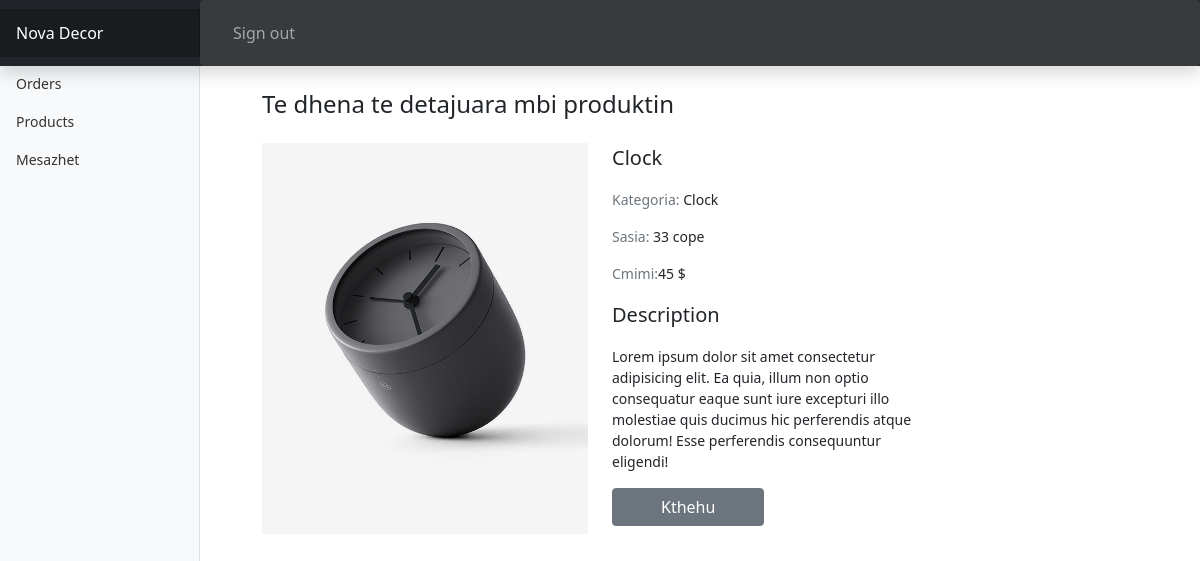
The app's page /login/admin/view.php?view=1 with its own data.
### tables this page shows
CREATE TABLE `products` (
  `product_id` int(11) NOT NULL,
  `name` varchar(100) DEFAULT NULL,
  `price` int(100) DEFAULT NULL,
  `image` varchar(250) DEFAULT NULL,
  `quantity` int(100) DEFAULT NULL,
  `description` text NOT NULL,
  `cat_id` int(11) NOT NULL
);

CREATE TABLE `category` (
  `category_id` int(11) NOT NULL,
  `name` text NOT NULL,
  `image` varchar(225) NOT NULL,
  `imageS3` varchar(225) NOT NULL
);

### login/admin/view.php (the view, shortened to what this page needs)
<?php
include 'headers.php';
include "../includes/connect.php";
if(isset($_GET['view'])){
    $id = $_GET['view'];
    $sql= "SELECT p.product_id,p.name , p.quantity, p.price , p.description , p.image, p.cat_id ,c.name AS category_name FROM products p,category c
WHERE product_id = $id AND p.cat_id= c.category_id ";
    $result =  mysqli_query($conn,$sql);
            if(mysqli_num_rows($result) == 1){
                $row = mysqli_fetch_array($result, MYSQLI_ASSOC);
            }
        }
?>
<!DOCTYPE html>
<html lang="en">
<head>
</head>
<body>
<div class="container-fluid">
  <div class="row d-flex justify-content-center mb-3 mt-4">
    <?php include 'sidebars.php';?>
     <div class="col-lg-7 col-12">
        <h4 class="mb-4">Te dhena te detajuara mbi produktin</h4>
        <div class="row">
             <div class="col-lg-6">
                <img class="img-fluid " src="uploaded_img/<?php echo $row['image']; ?>" alt="">
            </div>
            <div class="col-lg-6">
                    <p class="lead"><span><?php echo   $row['name'] ; ?></span></p>
                    <p><span class="text-muted">Kategoria:</span> <?php echo  $row['category_name'] ; ?></p>
                    <p><span class="text-muted">Sasia:</span> <?php echo $row['quantity'] ; ?> cope</p>
                    <p><span class="text-muted">Cmimi:</span><?php echo  $row['price'] ; ?> $ </p>
                    <p class="lead font-weight-bold">Description</p>
                    <p><?php echo $row['description'] ; ?></p>
                     <a href="products.php" class="btn btn-secondary px-5">Kthehu</a>
            </div>
        </div>
    </div>
</div>
</div>
</body>
</html>

### css/dashboard.css (style rules this page uses)
body { font-size: .875rem; }

### records on screen
products: image (picture), name "Clock", cat.name "Clock", quantity "33", price "45", description "Lorem ipsum dolor sit amet consectetur adipisicing elit. Ea quia, illum non optio consequatur eaque sunt iure excepturi illo molestiae quis ducimus hic perferendis atque dolorum! Esse perferendis consequuntur eligendi!"
